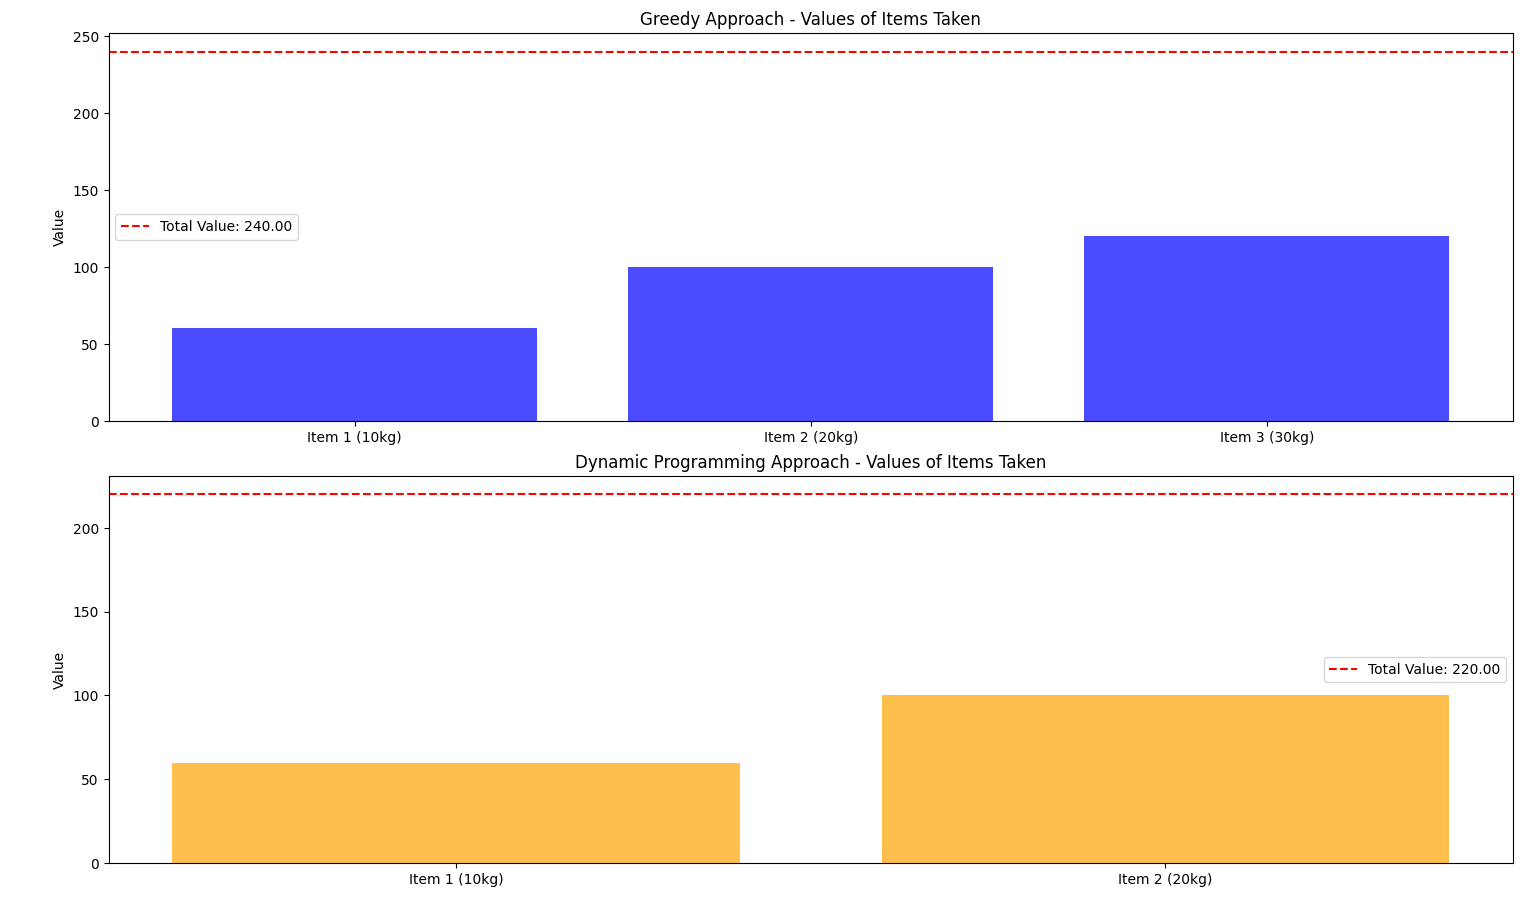

Source code (Python):
import matplotlib.pyplot as plt
import numpy as np

# Data for the Greedy and Dynamic Programming approaches
greedy_items = [
    {'value': 60, 'weight': 10, 'taken': 'entire'},
    {'value': 100, 'weight': 20, 'taken': 'entire'},
    {'value': 120, 'weight': 30, 'taken': 'fractional'}
]

dynamic_items = [
    {'value': 60, 'weight': 10, 'taken': 'entire'},
    {'value': 100, 'weight': 20, 'taken': 'entire'}
]

# Values for total
greedy_total_value = 240.00
dp_total_value = 220

# Create a bar graph for items taken in both approaches
fig, ax = plt.subplots(2, 1, figsize=(10, 10))

# Data for items taken in Greedy Approach
greedy_values = [item['value'] for item in greedy_items]
greedy_labels = ['Item 1 (10kg)', 'Item 2 (20kg)', 'Item 3 (30kg)']

# Bar graph for Greedy Approach
ax[0].bar(greedy_labels, greedy_values, color='blue', alpha=0.7)
ax[0].set_title('Greedy Approach - Values of Items Taken')
ax[0].set_ylabel('Value')
ax[0].axhline(y=greedy_total_value, color='red', linestyle='--', label='Total Value: 240.00')
ax[0].legend()

# Data for items taken in Dynamic Programming Approach
dp_values = [item['value'] for item in dynamic_items]
dp_labels = ['Item 1 (10kg)', 'Item 2 (20kg)']

# Bar graph for Dynamic Programming Approach
ax[1].bar(dp_labels, dp_values, color='orange', alpha=0.7)
ax[1].set_title('Dynamic Programming Approach - Values of Items Taken')
ax[1].set_ylabel('Value')
ax[1].axhline(y=dp_total_value, color='red', linestyle='--', label='Total Value: 220.00')
ax[1].legend()

# Adjust layout
plt.tight_layout()
plt.show()
